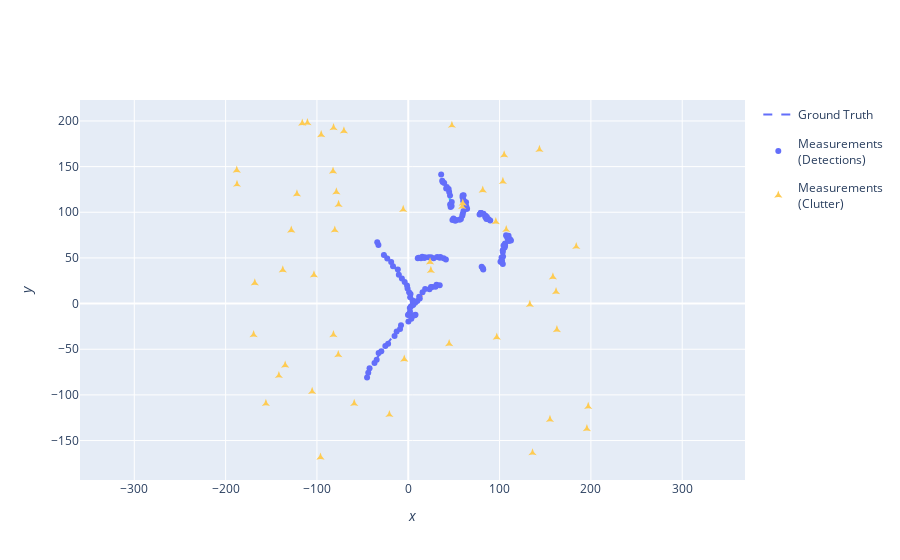

Notebook cell for this chart:
### Markdown cell above
Plotting the measurements (including clutter)

### Code cell
# Plot true detections and clutter.
plotter.plot_measurements(all_measurements, [0, 2])
plotter.fig
